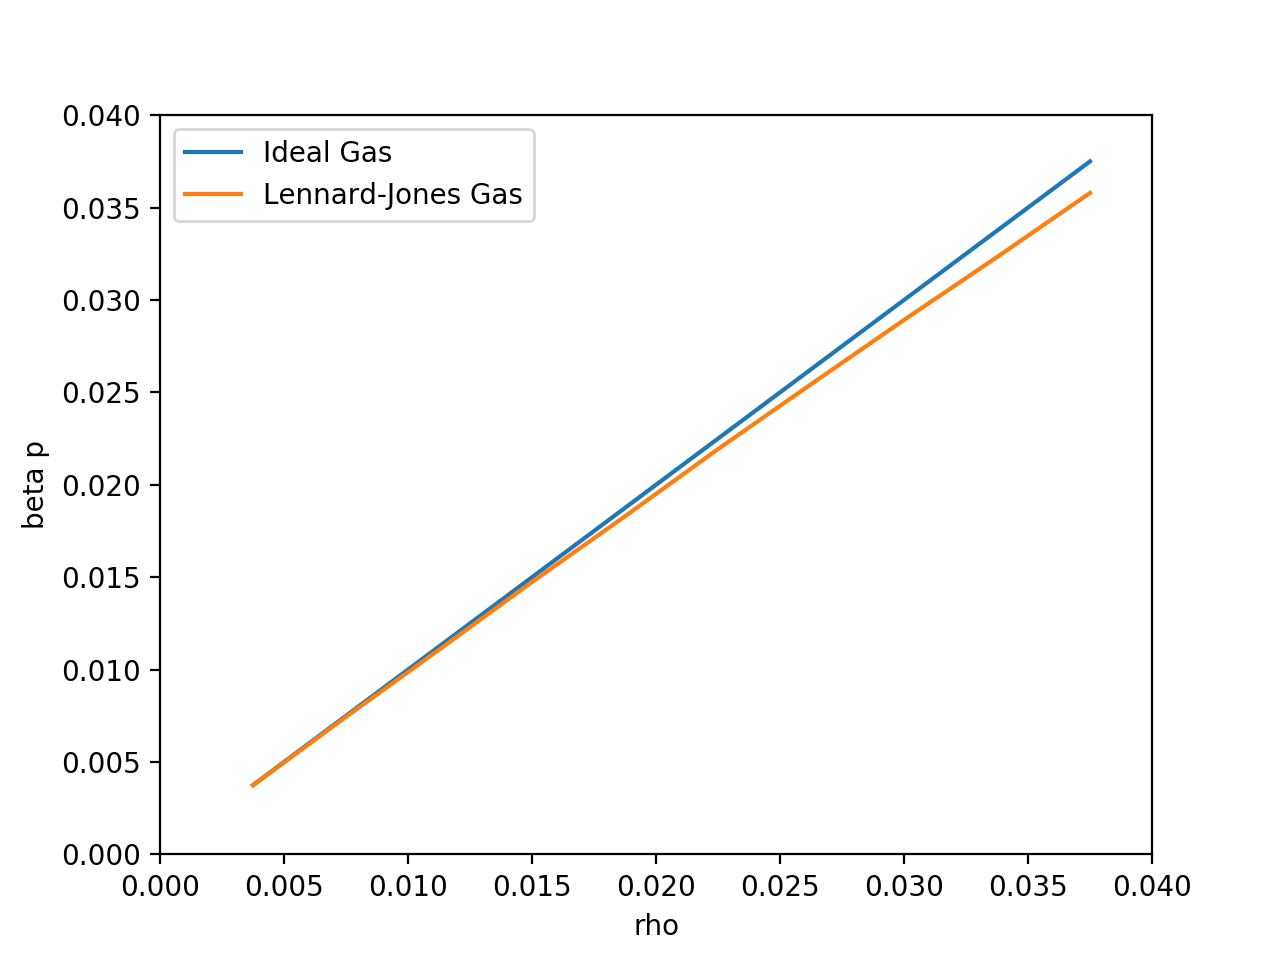

Reproduce this figure in Python.
import matplotlib.pyplot as pt

f = open('8_1.dat', encoding = 'utf-8', mode = 'r')
l = [x.strip().split() for x in f]
f.close()

x = [float(i[0]) for i in l]
y = [float(i[1])/2 for i in l]

y1 = [0.25*(1-i) for i in x]
pt.plot(x, x, label = 'Ideal Gas')
pt.plot(x, y, label = 'Lennard-Jones Gas')
pt.xlim((0, 0.04))
pt.ylim((0, 0.04))
pt.xlabel(r'rho')
pt.ylabel(r'beta p')
pt.legend()
pt.show()
